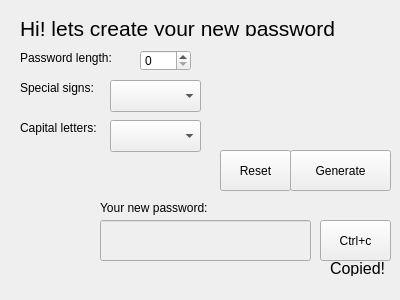
<?xml version="1.0" encoding="UTF-8"?>
<ui version="4.0">
 <class>PasswordGenerator</class>
 <widget class="QWidget" name="PasswordGenerator">
  <property name="enabled">
   <bool>true</bool>
  </property>
  <property name="geometry">
   <rect>
    <x>0</x>
    <y>0</y>
    <width>400</width>
    <height>300</height>
   </rect>
  </property>
  <property name="windowTitle">
   <string>Form</string>
  </property>
  <widget class="QPushButton" name="genbtn">
   <property name="geometry">
    <rect>
     <x>290</x>
     <y>150</y>
     <width>101</width>
     <height>41</height>
    </rect>
   </property>
   <property name="text">
    <string>Generate</string>
   </property>
  </widget>
  <widget class="QLineEdit" name="passview">
   <property name="enabled">
    <bool>false</bool>
   </property>
   <property name="geometry">
    <rect>
     <x>100</x>
     <y>220</y>
     <width>211</width>
     <height>41</height>
    </rect>
   </property>
  </widget>
  <widget class="QLabel" name="label">
   <property name="geometry">
    <rect>
     <x>100</x>
     <y>200</y>
     <width>141</width>
     <height>16</height>
    </rect>
   </property>
   <property name="text">
    <string>Your new password:</string>
   </property>
  </widget>
  <widget class="QComboBox" name="caplen">
   <property name="geometry">
    <rect>
     <x>110</x>
     <y>120</y>
     <width>91</width>
     <height>32</height>
    </rect>
   </property>
  </widget>
  <widget class="QComboBox" name="spilen">
   <property name="geometry">
    <rect>
     <x>110</x>
     <y>80</y>
     <width>91</width>
     <height>32</height>
    </rect>
   </property>
  </widget>
  <widget class="QLabel" name="label_2">
   <property name="geometry">
    <rect>
     <x>20</x>
     <y>120</y>
     <width>101</width>
     <height>16</height>
    </rect>
   </property>
   <property name="text">
    <string>Capital letters:</string>
   </property>
  </widget>
  <widget class="QLabel" name="label_3">
   <property name="geometry">
    <rect>
     <x>20</x>
     <y>80</y>
     <width>101</width>
     <height>16</height>
    </rect>
   </property>
   <property name="text">
    <string>Special signs:</string>
   </property>
  </widget>
  <widget class="QPushButton" name="resbtn">
   <property name="geometry">
    <rect>
     <x>220</x>
     <y>150</y>
     <width>71</width>
     <height>41</height>
    </rect>
   </property>
   <property name="text">
    <string>Reset</string>
   </property>
  </widget>
  <widget class="QLabel" name="label_4">
   <property name="geometry">
    <rect>
     <x>20</x>
     <y>20</y>
     <width>331</width>
     <height>16</height>
    </rect>
   </property>
   <property name="font">
    <font>
     <pointsize>16</pointsize>
    </font>
   </property>
   <property name="text">
    <string>Hi! lets create your new password</string>
   </property>
  </widget>
  <widget class="QLabel" name="label_5">
   <property name="geometry">
    <rect>
     <x>20</x>
     <y>50</y>
     <width>131</width>
     <height>16</height>
    </rect>
   </property>
   <property name="text">
    <string>Password length:</string>
   </property>
  </widget>
  <widget class="QSpinBox" name="passlen">
   <property name="enabled">
    <bool>true</bool>
   </property>
   <property name="geometry">
    <rect>
     <x>140</x>
     <y>50</y>
     <width>51</width>
     <height>21</height>
    </rect>
   </property>
  </widget>
  <widget class="QPushButton" name="copybtn">
   <property name="geometry">
    <rect>
     <x>320</x>
     <y>220</y>
     <width>71</width>
     <height>41</height>
    </rect>
   </property>
   <property name="text">
    <string>Ctrl+c</string>
   </property>
  </widget>
  <widget class="QLabel" name="cplbl">
   <property name="geometry">
    <rect>
     <x>330</x>
     <y>260</y>
     <width>60</width>
     <height>16</height>
    </rect>
   </property>
   <property name="font">
    <font>
     <pointsize>12</pointsize>
    </font>
   </property>
   <property name="text">
    <string>Copied!</string>
   </property>
  </widget>
  <widget class="QLabel" name="label_6">
   <property name="geometry">
    <rect>
     <x>260</x>
     <y>60</y>
     <width>71</width>
     <height>71</height>
    </rect>
   </property>
   <property name="text">
    <string/>
   </property>
   <property name="pixmap">
    <pixmap>pass.png</pixmap>
   </property>
  </widget>
 </widget>
 <resources/>
 <connections/>
</ui>
